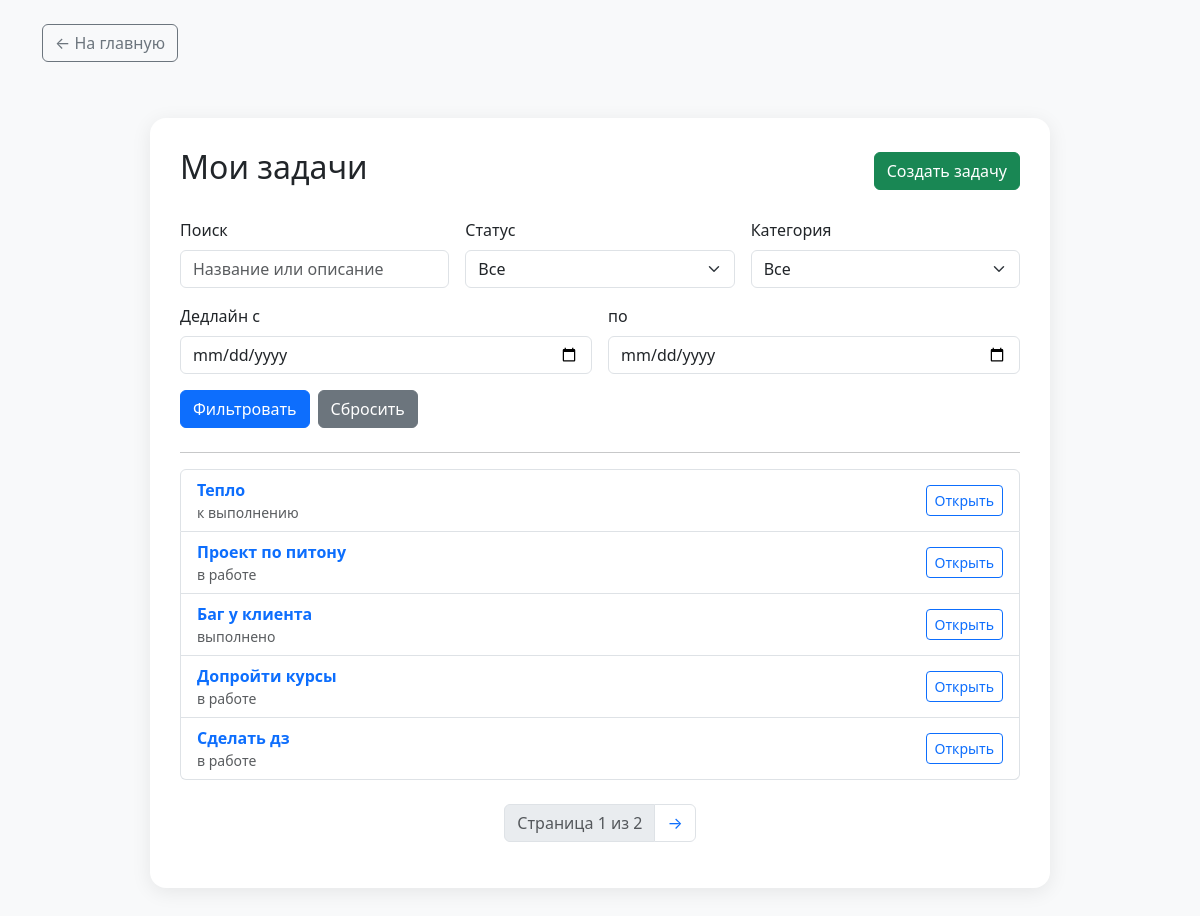
The page /tasks/ (signed in) on the database as committed earlier.
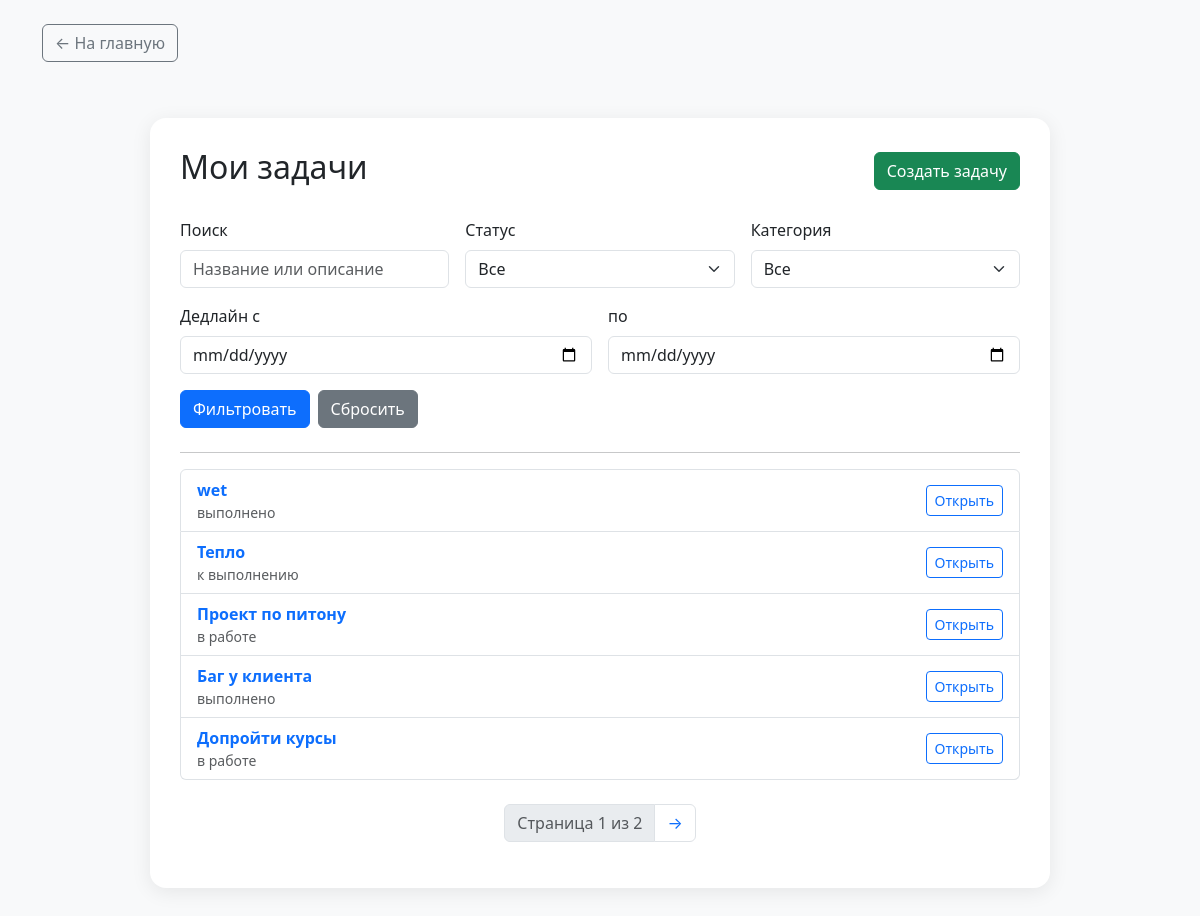
The same page on the database as committed later.
### main/models.py (models this page shows, shortened)
class Task(models.Model):
    class Status(models.TextChoices):
        IN_PROGRESS = "in_progress", "в работе"
        DONE = "done", "выполнено"
        TO_DO = "to_do", "к выполнению"
    title = models.CharField(max_length=200, verbose_name="Заголовок")
    description = models.TextField(blank=True, verbose_name="Описание")
    created_at = models.DateTimeField(auto_now_add=True, verbose_name="Дата")
    deadline = models.DateTimeField(null=True, blank=True, verbose_name="Дедлайн")
    status = models.CharField(max_length=20, default=Status.TO_DO, choices=Status.choices, verbose_name="Статус")
    category = models.ForeignKey(Category, on_delete=models.CASCADE, related_name="tasks", verbose_name="Категория")
    user = models.ForeignKey(User, on_delete=models.SET_NULL, null=True, blank=True, related_name="tasks", verbose_name="Исполнитель")
    class Meta:
        verbose_name = "Задача"
        verbose_name_plural = "Задачи"
        ordering = ["-created_at"]

### main/views.py (the view)
# urls.py: path('tasks/', views.TaskListView.as_view(), name = "task-list"),
class TaskListView(LoginRequiredMixin, ListView):
    model = Task
    template_name = "main/task_list.html"
    context_object_name = "tasks"
    paginate_by = 5
    def get_queryset(self):
        qs = (Task.objects
                    .select_related("category", "user")
                    .order_by(*Task._meta.ordering))
        status = self.request.GET.get("status")
        category_id = self.request.GET.get("category")
        deadline_from = self.request.GET.get("deadline_from")
        deadline_to = self.request.GET.get("deadline_to")
        query = self.request.GET.get("query")
        if query:
            qs = qs.filter(Q(title__icontains=query))
        if status:
            qs = qs.filter(status=status)
        if category_id:
            qs = qs.filter(category_id=category_id)
        if deadline_from:
            date_from = parse_date(deadline_from)
            if date_from:
                qs = qs.filter(deadline__date__gte=date_from)
        if deadline_to:
            date_to = parse_date(deadline_to)
            if date_to:
                qs = qs.filter(deadline__date_lte=date_to)
        return qs
    def get_context_data(self, **kwargs):
        context = super().get_context_data(**kwargs)
        context["categories"] = Category.objects.all()
        context["statuses"] = Task.Status.choices
        context["current_status"] = self.request.GET.get("status", "")
        context["current_category"] = self.request.GET.get("category", "")
        context["current_deadline_from"] = self.request.GET.get("deadline_from", "")
        context["current_deadline_to"] = self.request.GET.get("deadline_to", "")
        context["query"] = self.request.GET.get("query", "")
        return context

### main/templates/main/task_list.html (shortened to what this page needs)
<!DOCTYPE html>
<html lang="ru">
<head>
    <link href="https://cdn.jsdelivr.net/npm/bootstrap@5.3.2/dist/css/bootstrap.min.css"
          rel="stylesheet">
</head>
<body>
<div class="container mt-4">
    <a href="{% url 'hello' %}" class="btn btn-outline-secondary mb-3">← На главную</a>
</div>
<div class="task-container">
    <div class="d-flex justify-content-between align-items-center mb-4">
        <h2>Мои задачи</h2>
        <a href="{% url 'task-create' %}" class="btn btn-success">Создать задачу</a>
    </div>
    <form method="get" class="row g-3 mb-4">
        <div class="col-md-4">
            <label class="form-label">Поиск</label>
            <input type="text" name="query" value="{{ current_query }}" class="form-control" placeholder="Название или описание">
        </div>
        <div class="col-md-4">
            <label class="form-label">Статус</label>
            <select name="status" class="form-select">
                <option value="">Все</option>
            </select>
        </div>
        <div class="col-md-4">
            <label class="form-label">Категория</label>
            <select name="category" class="form-select">
                <option value="">Все</option>
            </select>
        </div>
        <div class="col-md-6">
            <label class="form-label">Дедлайн с</label>
            <input type="date" name="deadline_from" value="{{ current_deadline_from }}" class="form-control">
        </div>
        <div class="col-md-6">
            <label class="form-label">по</label>
            <input type="date" name="deadline_to" value="{{ current_deadline_to }}" class="form-control">
        </div>
        <div class="col-12 d-flex gap-2">
            <button type="submit" class="btn btn-primary">Фильтровать</button>
            <a href="{% url 'task-list' %}" class="btn btn-secondary">Сбросить</a>
        </div>
    </form>
    <hr>
    {% if tasks %}
        <ul class="list-group mb-4">
            {% for task in tasks %}
                <li class="list-group-item d-flex justify-content-between align-items-center">
                    <div>
                        <a href="{% url 'task-detail' task.id %}" class="fw-bold text-decoration-none">
                            {{ task.title }}
                        </a>
                        <div class="text-muted small">{{ task.get_status_display }}</div>
                    </div>
                    <a href="{% url 'task-detail' task.id %}" class="btn btn-sm btn-outline-primary">
                        Открыть
                    </a>
                </li>
            {% endfor %}
        </ul>
    {% else %}
        <p class="text-center text-muted">Задач пока нет</p>
    {% endif %}
    {% if is_paginated %}
      <nav class="d-flex justify-content-center">
        <ul class="pagination">
          <li class="page-item disabled">
            <a class="page-link">
              Страница {{ page_obj.number }} из {{ page_obj.paginator.num_pages }}
            </a>
          </li>
          {% if page_obj.has_next %}
            <li class="page-item">
              <a class="page-link" href="?page={{ page_obj.next_page_number }}">→</a>
            </li>
          {% endif %}
        </ul>
      </nav>
    {% endif %}
</div>
</body>
</html>

Rows that differ between the two databases and show on the page:
no longer on this page (row unchanged): Task: title "Сделать дз", status "в работе"
added Task: title "wet", status "выполнено"
